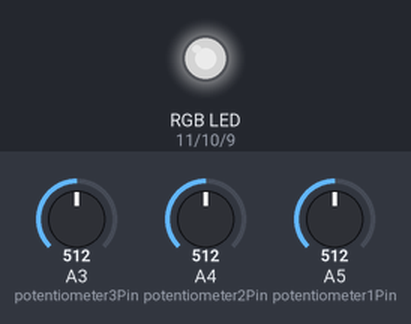
Recording of a sketch running on a simulated Arduino Uno, built with avr-gcc and run on an emulated ATmega328P. Parts: an RGB LED mixed from three pins (HIGH = lit). The test bench sets the inputs (shaded band); at power-on: A3 (potentiometer3Pin) = 512, A4 (potentiometer2Pin) = 512, A5 (potentiometer1Pin) = 512. Dim RGB values are drawn brighter than linear.

Above: at 1.2 s.
1.3 s: A3 (potentiometer3Pin) set to 306
At 2.0 s:
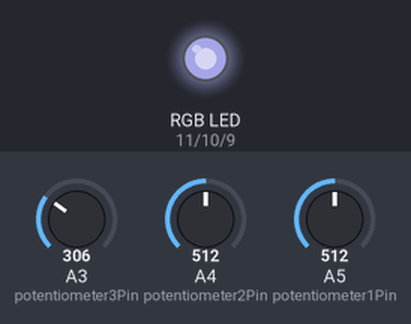
2.9 s: A4 (potentiometer2Pin) set to 306
At 3.6 s:
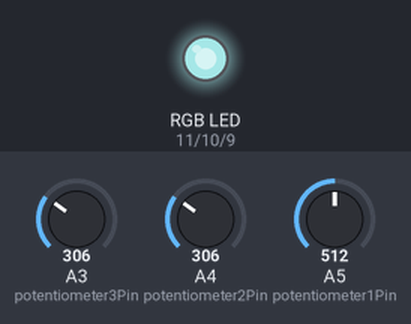
4.5 s: A5 (potentiometer1Pin) set to 306
At 5.1 s:
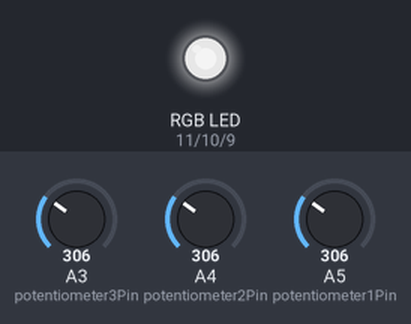
6.1 s: A3 (potentiometer3Pin) set to 245
At 6.6 s:
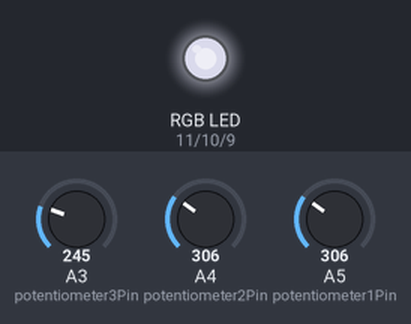
7.7 s: A4 (potentiometer2Pin) set to 245
At 8.1 s:
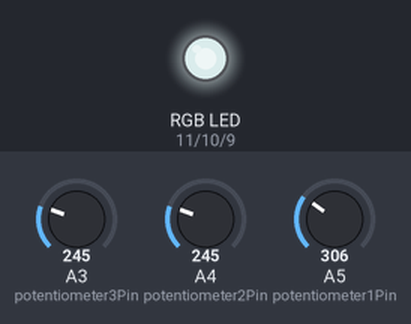
9.3 s: A5 (potentiometer1Pin) set to 245
At 10.8 s:
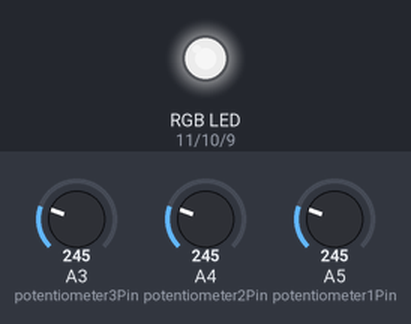
Timing chart, 0 to 11.9 s (numbered marks = the images above; inputs shaded):
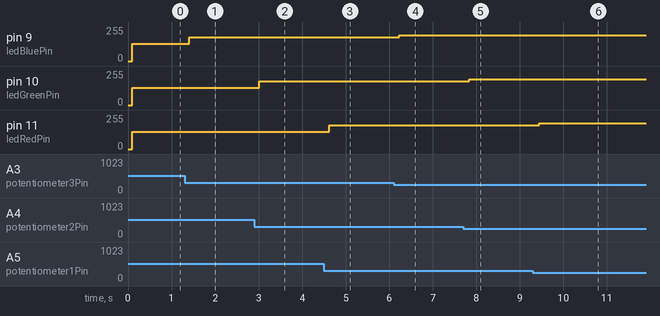

Measured:
- after the input at 1.3 s, pin 9 (ledBluePin): 128/255 → 179/255 after 0.11 s
- after the input at 2.9 s, pin 10 (ledGreenPin): 128/255 → 179/255 after 0.12 s
- after the input at 4.5 s, pin 11 (ledRedPin): 128/255 → 179/255 after 0.12 s
- after the input at 6.1 s, pin 9 (ledBluePin): 179/255 → 194/255 after 0.13 s
- after the input at 7.7 s, pin 10 (ledGreenPin): 179/255 → 194/255 after 0.14 s
- after the input at 9.3 s, pin 11 (ledRedPin): 179/255 → 194/255 after 0.15 s

The sketch:

code.ino
```cpp
//default values which will be used thoroughout the code
#define VOLTAGE_LEVEL 5
#define MIN_ANALOG_VALUE 0
#define MAX_ANALOG_VALUE 1023
#define MIN_LED_COLOR_MAP_VALUE 0
#define MAX_LED_COLOR_MAP_VALUE 255

// define pin values for the 3 potentiometers and the RGB led (a pin for each color)
const int potentiometer1Pin = A5;
const int potentiometer2Pin = A4;
const int potentiometer3Pin = A3;
const int ledRedPin = 11;
const int ledGreenPin = 10;
const int ledBluePin = 9;


void setup()
{
  pinMode(potentiometer1Pin, INPUT);
  pinMode(potentiometer2Pin, INPUT);
  pinMode(potentiometer3Pin, INPUT);

  pinMode(ledGreenPin, OUTPUT);
  pinMode(ledBluePin, OUTPUT);
  pinMode(ledRedPin, OUTPUT);

  Serial.begin(9600);
}


// auxiliary function to map the value of potentiometer to a value
// appropiate for a led color (with intermediary steps)
int mapAnalogToLedColorValue (int potentiometerInput)
{
  return map(potentiometerInput, MIN_ANALOG_VALUE, MAX_ANALOG_VALUE, MIN_LED_COLOR_MAP_VALUE, MAX_LED_COLOR_MAP_VALUE);
}

// auxiliary function to set the variable output color of the led based
// on the mapped input of each potentiometer
void setLedColor(int redValue=0, int greenValue=0, int blueValue=0)
{
  analogWrite(ledRedPin, 255 - redValue);
  analogWrite(ledGreenPin, 255 - greenValue);
  analogWrite(ledBluePin, 255 - blueValue);
}


void loop()
{
  int ledRedValue = mapAnalogToLedColorValue(analogRead(potentiometer1Pin));
  int ledGreenValue = mapAnalogToLedColorValue(analogRead(potentiometer2Pin));
  int ledBlueValue = mapAnalogToLedColorValue(analogRead(potentiometer3Pin));
  delay(100); // add a slight delay to make the transitions smoother
  setLedColor(ledRedValue, ledGreenValue, ledBlueValue);
}
```
